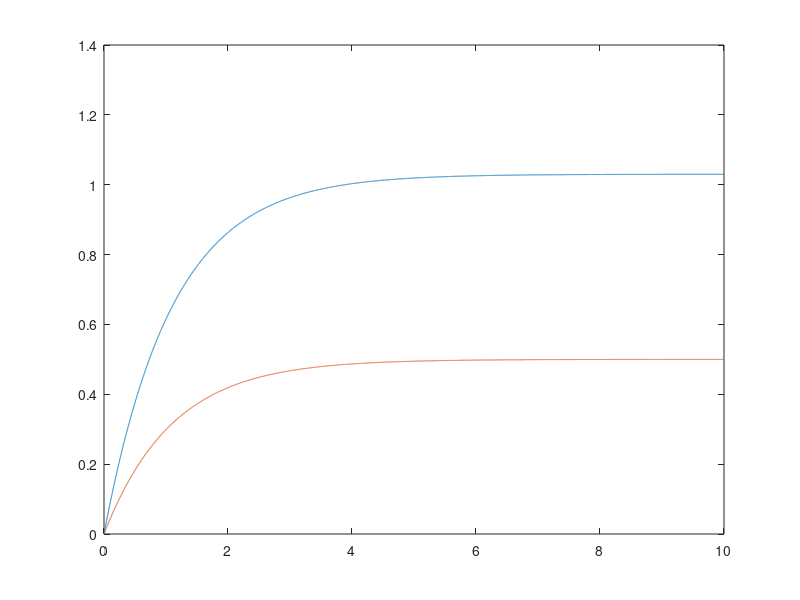
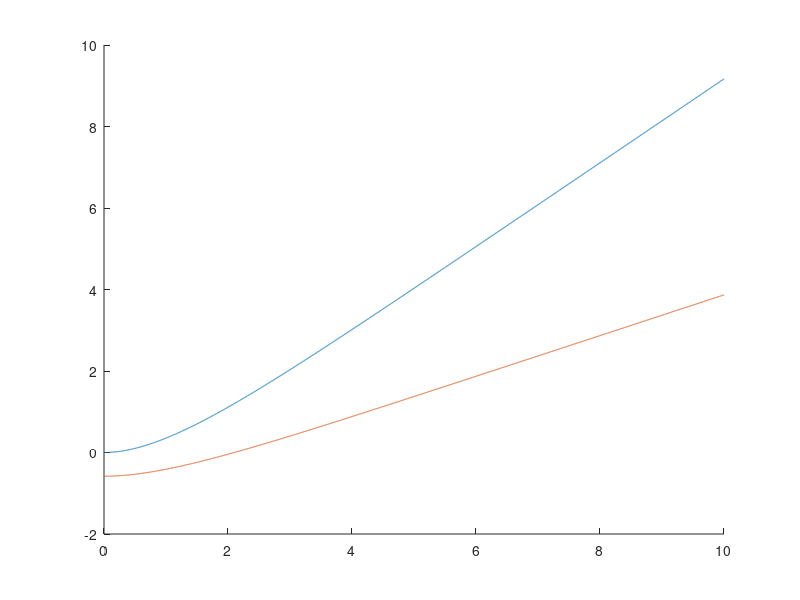

Write MATLAB code to recreate these figures, in order.


% count=1
% real3=2.03
% real5=4.03
% real0=0
% 
% for j=1:200;
%     
%     a=j*0.01;
%     
%     for k=1:200;
%     
%         b=k*0.01;
%         
%         c=log(a)/-b;
%     t=[0:0.001:10];
%     v =a-exp(-b*(t+0.15));
% acount(count)=a;
% bcount(count)=b;
%     x=(a*t+1/b*exp(-b*(t+c)))-exp(-b*c)/b;
%     
%     x3(count)=x(3000);
%     x5(count)=x(5000);
%       
%     count=count+1;
%     
%     end
% end
% 
% 
% 
% for l=1:40000;
%     error3=abs(x3(l)-real3);
%     error5=abs(x5(l)-real5);
%     errorr(l)=error5+error3;
%     
% end
% 
% [small samp]=min(errorr);
% 
% a=acount(samp)
% b=bcount(samp)



close all;
%astraight=0.88
%bstraight=0.51

t=[0:0.001:10];

%straight constants

a=1.03;
b=0.91;
c=log(a)/-b;

%turn constants
at=0.5;
bt=0.91;
ct=log(at)/-b;


%straight speed/distance
v=a-exp(-b*(t+c));
x=(a*t+1/b*exp(-b*(t+c)))-exp(-b*c)/b;

%turn speed/distance
vt=at-exp(-bt*(t+ct));
xt=(at*t+1/bt*exp(-bt*(t+ct)))-exp(-bt*c)/bt;



plot(t,v)
hold on
plot(t,vt)


figure(2)
hold on
plot(t,x)
plot(t,xt)
    
    
 straightdist=1
 turndist=1
 
  
 




% a=sqrt((x-xr)^2+(y+yr)^2)
% 
% y=